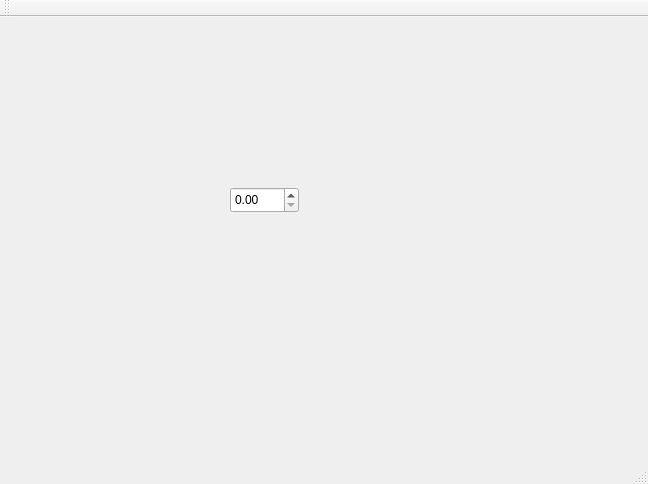
<?xml version="1.0" encoding="UTF-8"?>
<ui version="4.0">
 <class>MainWindow</class>
 <widget class="QMainWindow" name="MainWindow">
  <property name="geometry">
   <rect>
    <x>0</x>
    <y>0</y>
    <width>648</width>
    <height>484</height>
   </rect>
  </property>
  <property name="windowTitle">
   <string>MainWindow</string>
  </property>
  <widget class="QWidget" name="centralWidget">
   <widget class="AnimationStackedWidget" name="stackedWidget">
    <property name="geometry">
     <rect>
      <x>50</x>
      <y>20</y>
      <width>471</width>
      <height>331</height>
     </rect>
    </property>
    <property name="currentIndex">
     <number>1</number>
    </property>
    <widget class="QWidget" name="page">
     <widget class="QDial" name="dial">
      <property name="geometry">
       <rect>
        <x>180</x>
        <y>190</y>
        <width>50</width>
        <height>64</height>
       </rect>
      </property>
     </widget>
    </widget>
    <widget class="QWidget" name="page_2">
     <widget class="QDoubleSpinBox" name="doubleSpinBox">
      <property name="geometry">
       <rect>
        <x>180</x>
        <y>150</y>
        <width>69</width>
        <height>26</height>
       </rect>
      </property>
     </widget>
    </widget>
   </widget>
  </widget>
  <widget class="QMenuBar" name="menuBar">
   <property name="geometry">
    <rect>
     <x>0</x>
     <y>0</y>
     <width>648</width>
     <height>28</height>
    </rect>
   </property>
  </widget>
  <widget class="QToolBar" name="mainToolBar">
   <attribute name="toolBarArea">
    <enum>TopToolBarArea</enum>
   </attribute>
   <attribute name="toolBarBreak">
    <bool>false</bool>
   </attribute>
  </widget>
  <widget class="QStatusBar" name="statusBar"/>
 </widget>
 <layoutdefault spacing="6" margin="11"/>
 <customwidgets>
  <customwidget>
   <class>AnimationStackedWidget</class>
   <extends>QStackedWidget</extends>
   <header>animationstackedwidget.h</header>
   <container>1</container>
  </customwidget>
 </customwidgets>
 <resources/>
 <connections/>
</ui>
